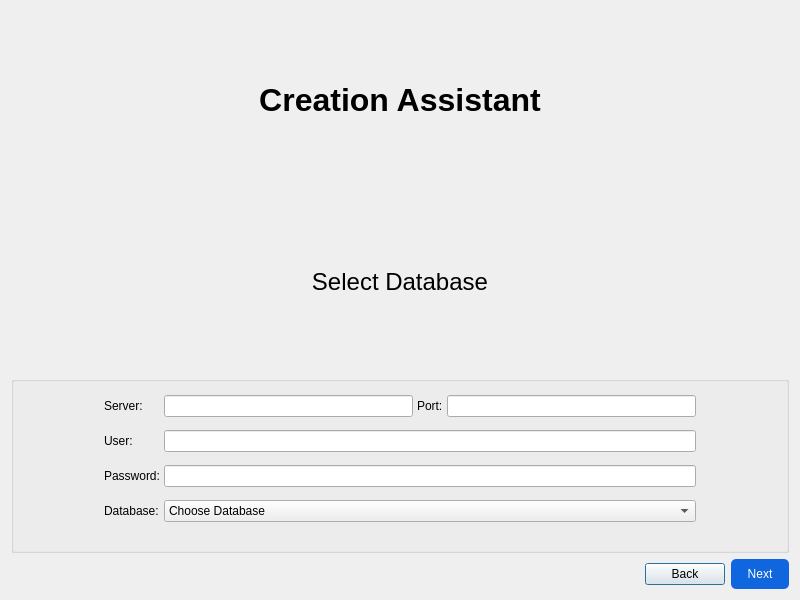
<?xml version="1.0" encoding="UTF-8"?>
<ui version="4.0">
 <class>DatabaseAssistant</class>
 <widget class="QDialog" name="DatabaseAssistant">
  <property name="geometry">
   <rect>
    <x>0</x>
    <y>0</y>
    <width>800</width>
    <height>600</height>
   </rect>
  </property>
  <property name="windowTitle">
   <string>RapidWebForge</string>
  </property>
  <layout class="QVBoxLayout" name="verticalLayout">
   <item>
    <widget class="QLabel" name="titleLabel">
     <property name="font">
      <font>
       <pointsize>24</pointsize>
       <bold>true</bold>
      </font>
     </property>
     <property name="text">
      <string>Creation Assistant</string>
     </property>
     <property name="alignment">
      <set>Qt::AlignmentFlag::AlignCenter</set>
     </property>
    </widget>
   </item>
   <item>
    <widget class="QLabel" name="subTitleLabel">
     <property name="font">
      <font>
       <pointsize>18</pointsize>
       <kerning>true</kerning>
      </font>
     </property>
     <property name="text">
      <string>Select Database</string>
     </property>
     <property name="alignment">
      <set>Qt::AlignmentFlag::AlignCenter</set>
     </property>
    </widget>
   </item>
   <item>
    <widget class="QGroupBox" name="formGroupBox">
     <property name="layoutDirection">
      <enum>Qt::LayoutDirection::LeftToRight</enum>
     </property>
     <property name="title">
      <string/>
     </property>
     <property name="alignment">
      <set>Qt::AlignmentFlag::AlignLeading|Qt::AlignmentFlag::AlignLeft|Qt::AlignmentFlag::AlignVCenter</set>
     </property>
     <layout class="QGridLayout" name="gridLayout">
      <property name="leftMargin">
       <number>90</number>
      </property>
      <property name="rightMargin">
       <number>90</number>
      </property>
      <property name="bottomMargin">
       <number>20</number>
      </property>
      <property name="horizontalSpacing">
       <number>4</number>
      </property>
      <property name="verticalSpacing">
       <number>9</number>
      </property>
      <item row="0" column="0">
       <widget class="QLabel" name="serverLabel">
        <property name="text">
         <string>Server:</string>
        </property>
       </widget>
      </item>
      <item row="0" column="1">
       <widget class="QLineEdit" name="serverLineEdit"/>
      </item>
      <item row="0" column="2">
       <widget class="QLabel" name="portLabel">
        <property name="text">
         <string>Port:</string>
        </property>
       </widget>
      </item>
      <item row="0" column="3">
       <widget class="QLineEdit" name="portLineEdit"/>
      </item>
      <item row="1" column="0">
       <widget class="QLabel" name="userLabel">
        <property name="text">
         <string>User:</string>
        </property>
       </widget>
      </item>
      <item row="1" column="1" colspan="3">
       <widget class="QLineEdit" name="userLineEdit"/>
      </item>
      <item row="2" column="0">
       <widget class="QLabel" name="passwordLabel">
        <property name="text">
         <string>Password:</string>
        </property>
       </widget>
      </item>
      <item row="2" column="1" colspan="3">
       <widget class="QLineEdit" name="passwordLineEdit">
        <property name="echoMode">
         <enum>QLineEdit::EchoMode::Password</enum>
        </property>
       </widget>
      </item>
      <item row="3" column="0">
       <widget class="QLabel" name="databaseLabel">
        <property name="text">
         <string>Database:</string>
        </property>
       </widget>
      </item>
      <item row="3" column="1" colspan="3">
       <widget class="QComboBox" name="databaseComboBox">
        <item>
         <property name="text">
          <string>Choose Database</string>
         </property>
        </item>
       </widget>
      </item>
     </layout>
    </widget>
   </item>
   <item>
    <layout class="QHBoxLayout" name="buttonLayout">
     <item>
      <spacer name="horizontalSpacer">
       <property name="orientation">
        <enum>Qt::Orientation::Horizontal</enum>
       </property>
       <property name="sizeType">
        <enum>QSizePolicy::Policy::Expanding</enum>
       </property>
       <property name="sizeHint" stdset="0">
        <size>
         <width>0</width>
         <height>0</height>
        </size>
       </property>
      </spacer>
     </item>
     <item>
      <widget class="QPushButton" name="backButton">
       <property name="text">
        <string>Back</string>
       </property>
      </widget>
     </item>
     <item>
      <widget class="QPushButton" name="nextButton">
       <property name="styleSheet">
        <string notr="true">background-color: #0F66DE; color: #ffffff; padding: 8px 16px; border-radius: 5px;</string>
       </property>
       <property name="text">
        <string>Next</string>
       </property>
      </widget>
     </item>
    </layout>
   </item>
  </layout>
 </widget>
 <resources/>
 <connections/>
</ui>
